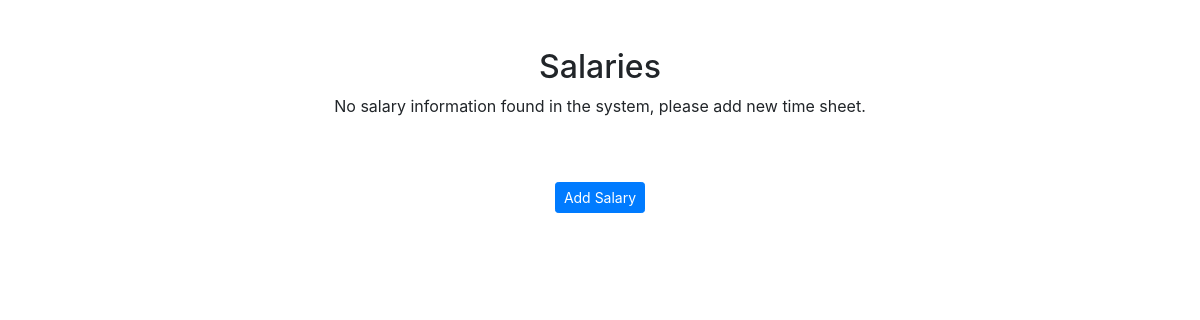
/employee/3/salaries/, run on an earlier commit of the app's database.
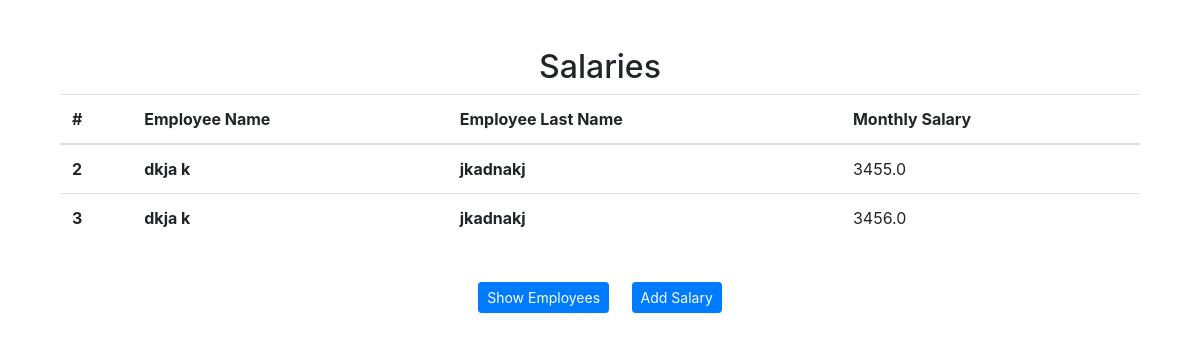
And on a later commit of the database.
### management/models.py (models this page shows, shortened)
class Salary(models.Model):
    salary_id = models.AutoField(primary_key=True)
    employee = models.ForeignKey(Employee, on_delete=models.CASCADE)
    monthly_salary = models.FloatField(default=0.0)
    created = models.DateTimeField(auto_now_add=True)
    updated = models.DateTimeField(auto_now_add=True)

class Employee(AbstractUser):
    employee_id = models.AutoField(primary_key=True)
    first_name = models.CharField(max_length=100)
    last_name = models.CharField(max_length=50)
    mobile_number = models.CharField(max_length=12)
    email = models.EmailField()
    position = models.CharField(max_length=126)
    department = models.ForeignKey(Department, on_delete=models.CASCADE)
    created = models.DateTimeField(auto_now_add=True)
    updated = models.DateTimeField(auto_now_add=True)

### management/views.py (the view)
# urls.py: path('employee/<int:emp_id>/salaries/', views.get_all_salaries, name='employee_salaries'),
def get_all_salaries(request,emp_id):
    employee = get_object_or_404(Employee, pk=emp_id)
    salaries = Salary.objects.select_related('employee').filter(employee=employee)   # Use select_related to reduce DB hits when referencing foreign key
    context = {
        'salaries': salaries,
        'employee':employee
    }
    return render(request, 'employee_salaries.html', context)

### management/templates/employee_salaries.html (shortened to what this page needs)
{% extends 'base.html' %}
{% block content %}
<div class="container">
    <h2 class="text-center">Salaries</h2>
    {% if salaries %}
    <table class="table">
        <thead>
            <tr>
                <th scope="col">#</th>
                <th>Employee Name</th>
                <th>Employee Last Name</th>
                <th scope="col">Monthly Salary</th>
            </tr>
        </thead>
        <tbody>
        {% for salary in salaries %}
            <tr>
                <th scope="row">{{ salary.salary_id }}</th>
                <th>{{salary.employee.first_name}}</th>
                <th>{{salary.employee.last_name}}</th>
                <td>{{ salary.monthly_salary }}</td>
            </tr>
        {% empty %}
            <tr>
                <td colspan="3" class="text-center">No salary records found for this employee.</td>
            </tr>
        {% endfor %}
        </tbody>
    </table>
    <br>
    <center>
         <a href="/employees/" class="btn btn-primary btn-sm">Show Employees</a>
        <a href="/employee/{{employee.pk}}/add/salary/" class="btn btn-primary btn-sm">Add Salary</a>
    </center>
    {% else %}
        <p class="text-center">
        No salary information found in the system, please add new time sheet.
      </p>
    <br><br>
    <center>
      <a href="/employee/{{employee.pk}}/add/salary/" class="btn btn-primary btn-sm">Add Salary</a>
    </center>
    {% endif %}
</div>
{% endblock %}

What changed in the data, as far as the page shows it:
added Salary: salary_id "2", employee.first_name "dkja k", employee.last_name "jkadnakj", monthly_salary "3455.0"
added Salary: salary_id "3", employee.first_name "dkja k", employee.last_name "jkadnakj", monthly_salary "3456.0"
Also different on the page:
text no longer shown: "No salary information found in the system, please add new time sheet."
text now shown: "# Employee Name Employee Last Name Monthly Salary Show Employees"
